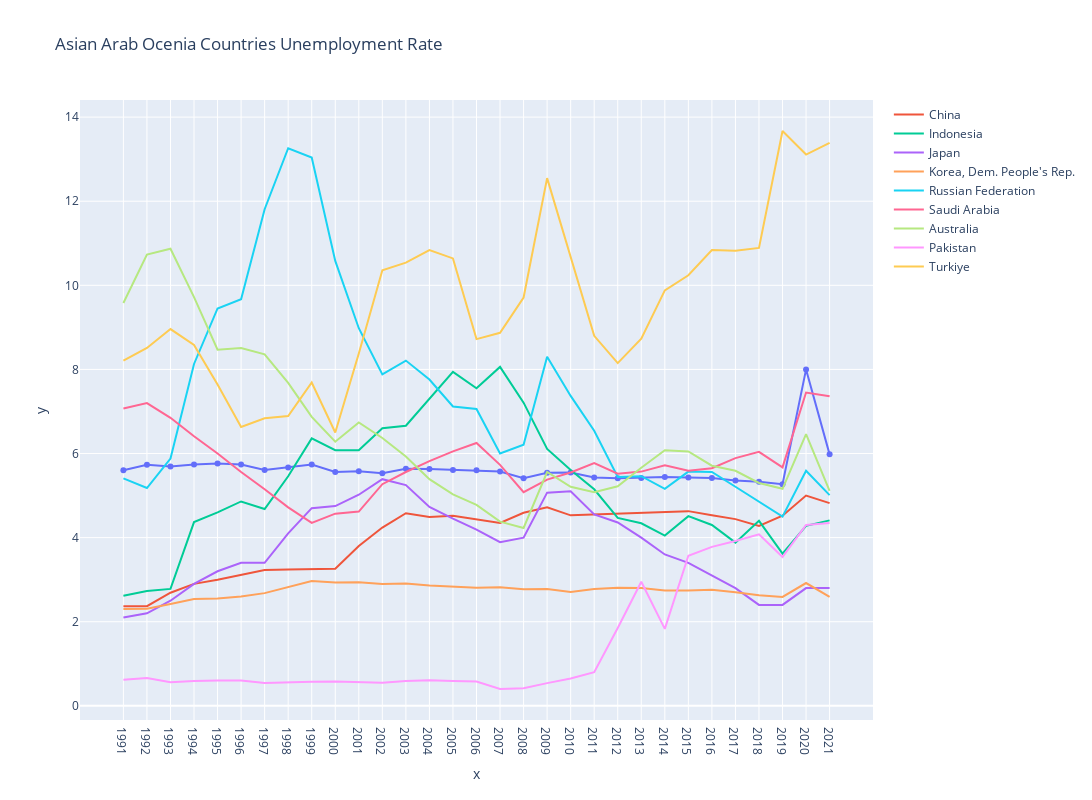

The notebook cell saved with this chart:
### Markdown cell above
**Visualizing the performance of Every country over the years**
**Countries are divided into two half. First consist of asian, ocenia, arab countries. Second part consist of american, europien, african countries.**

### Code cell
#country names in list format
countries=['Argentina','Australia','Brazil','Canada','China','France','Germany','India',
           'Indonesia','Italy','Japan',"Korea, Dem. People's Rep.",'Mexico',
           'Russian Federation','Saudi Arabia','South Africa','Turkiye','United Kingdom','United States','Pakistan']

newnames = {'trace 1':'Australia', 'trace 2': 'Brazil', 'trace 3':'Canada', 'trace 4':'China','trace 5':'France','trace 6':'Germany'}

fig = px.line(x=data_n['year'],y=data_n['India'],markers='India',height=800,width=1500,title='Asian Arab Ocenia Countries Unemployment Rate') #creating a line plot
fig.add_scatter(x=data_n['year'],y=data_n['China'],name='China') #adding line plot to the previous plot
fig.add_scatter(x=data_n['year'],y=data_n['Indonesia'],name='Indonesia')#adding line plot to the previous plot
fig.add_scatter(x=data_n['year'],y=data_n['Japan'],name='Japan')#adding line plot to the previous plot
fig.add_scatter(x=data_n['year'],y=data_n["Korea, Dem. People's Rep."],name="Korea, Dem. People's Rep.")#adding line plot to the previous plot
fig.add_scatter(x=data_n['year'],y=data_n['Russian Federation'],name='Russian Federation')#adding line plot to the previous plot
fig.add_scatter(x=data_n['year'],y=data_n['Saudi Arabia'],name='Saudi Arabia')#adding line plot to the previous plot
fig.add_scatter(x=data_n['year'],y=data_n['Australia'],name='Australia')#adding line plot to the previous plot
fig.add_scatter(x=data_n['year'],y=data_n['Pakistan'],name='Pakistan')#adding line plot to the previous plot
fig.add_scatter(x=data_n['year'],y=data_n['Turkiye'],name='Turkiye')#adding line plot to the previous plot
#fig.for_each_trace(lambda t: t.update(name = newnames[t.name],legendgroup = newnames[t.name],hovertemplate = t.hovertemplate.replace(t.name, newnames[t.name])))
fig.show() #showing the visualization using show

### Figure 1 — Plotly figure (JSON) as saved in the notebook; plotly's stock layout.template omitted (floating-point values rounded to 4 significant figures)
{"data": [{"hovertemplate": "x=%{x}<br>y=%{y}<extra></extra>", "legendgroup": "", "line": {"color": "#636efa", "dash": "solid"}, "marker": {"symbol": "circle"}, "mode": "markers+lines", "name": "", "orientation": "v", "showlegend": false, "type": "scatter", "x": ["1991", "1992", "1993", "1994", "1995", "1996", "1997", "1998", "1999", "2000", "2001", "2002", "2003", "2004", "2005", "2006", "2007", "2008", "2009", "2010", "2011", "2012", "2013", "2014", "2015", "2016", "2017", "2018", "2019", "2020", "2021"], "xaxis": "x", "y": [5.6, 5.73, 5.69, 5.74, 5.76, 5.74, 5.61, 5.67, 5.74, 5.56, 5.58, 5.53, 5.64, 5.63, 5.61, 5.6, 5.57, 5.41, 5.54, 5.55, 5.43, 5.41, 5.42, 5.44, 5.43, 5.42, 5.36, 5.33, 5.27, 8, 5.98], "yaxis": "y"}, {"name": "China", "type": "scatter", "x": ["1991", "1992", "1993", "1994", "1995", "1996", "1997", "1998", "1999", "2000", "2001", "2002", "2003", "2004", "2005", "2006", "2007", "2008", "2009", "2010", "2011", "2012", "2013", "2014", "2015", "2016", "2017", "2018", "2019", "2020", "2021"], "y": [2.37, 2.37, 2.69, 2.9, 3, 3.12, 3.23, 3.24, 3.25, 3.26, 3.8, 4.24, 4.58, 4.49, 4.52, 4.43, 4.35, 4.59, 4.72, 4.53, 4.55, 4.57, 4.59, 4.61, 4.63, 4.53, 4.44, 4.28, 4.52, 5, 4.82]}, {"name": "Indonesia", "type": "scatter", "x": ["1991", "1992", "1993", "1994", "1995", "1996", "1997", "1998", "1999", "2000", "2001", "2002", "2003", "2004", "2005", "2006", "2007", "2008", "2009", "2010", "2011", "2012", "2013", "2014", "2015", "2016", "2017", "2018", "2019", "2020", "2021"], "y": [2.62, 2.73, 2.78, 4.37, 4.6, 4.86, 4.68, 5.46, 6.36, 6.08, 6.08, 6.6, 6.66, 7.3, 7.94, 7.55, 8.06, 7.21, 6.11, 5.61, 5.15, 4.47, 4.34, 4.05, 4.51, 4.3, 3.88, 4.4, 3.62, 4.28, 4.41]}, {"name": "Japan", "type": "scatter", "x": ["1991", "1992", "1993", "1994", "1995", "1996", "1997", "1998", "1999", "2000", "2001", "2002", "2003", "2004", "2005", "2006", "2007", "2008", "2009", "2010", "2011", "2012", "2013", "2014", "2015", "2016", "2017", "2018", "2019", "2020", "2021"], "y": [2.1, 2.2, 2.5, 2.9, 3.2, 3.4, 3.4, 4.1, 4.7, 4.75, 5.02, 5.39, 5.25, 4.73, 4.45, 4.19, 3.89, 4, 5.07, 5.1, 4.55, 4.36, 4, 3.6, 3.4, 3.1, 2.8, 2.4, 2.4, 2.8, 2.8]}, {"name": "Korea, Dem. People's Rep.", "type": "scatter", "x": ["1991", "1992", "1993", "1994", "1995", "1996", "1997", "1998", "1999", "2000", "2001", "2002", "2003", "2004", "2005", "2006", "2007", "2008", "2009", "2010", "2011", "2012", "2013", "2014", "2015", "2016", "2017", "2018", "2019", "2020", "2021"], "y": [2.3, 2.31, 2.42, 2.54, 2.55, 2.6, 2.68, 2.83, 2.97, 2.93, 2.94, 2.9, 2.91, 2.86, 2.84, 2.81, 2.82, 2.77, 2.78, 2.71, 2.78, 2.81, 2.8, 2.74, 2.74, 2.76, 2.7, 2.63, 2.59, 2.92, 2.59]}, {"name": "Russian Federation", "type": "scatter", "x": ["1991", "1992", "1993", "1994", "1995", "1996", "1997", "1998", "1999", "2000", "2001", "2002", "2003", "2004", "2005", "2006", "2007", "2008", "2009", "2010", "2011", "2012", "2013", "2014", "2015", "2016", "2017", "2018", "2019", "2020", "2021"], "y": [5.41, 5.18, 5.88, 8.13, 9.45, 9.67, 11.81, 13.26, 13.04, 10.58, 8.98, 7.88, 8.21, 7.76, 7.12, 7.06, 6, 6.21, 8.3, 7.37, 6.54, 5.44, 5.46, 5.16, 5.57, 5.56, 5.21, 4.85, 4.5, 5.59, 5.01]}, {"name": "Saudi Arabia", "type": "scatter", "x": ["1991", "1992", "1993", "1994", "1995", "1996", "1997", "1998", "1999", "2000", "2001", "2002", "2003", "2004", "2005", "2006", "2007", "2008", "2009", "2010", "2011", "2012", "2013", "2014", "2015", "2016", "2017", "2018", "2019", "2020", "2021"], "y": [7.07, 7.2, 6.85, 6.41, 6, 5.56, 5.15, 4.72, 4.35, 4.57, 4.62, 5.27, 5.56, 5.82, 6.05, 6.25, 5.73, 5.08, 5.38, 5.55, 5.77, 5.52, 5.57, 5.72, 5.59, 5.65, 5.89, 6.04, 5.67, 7.45, 7.36]}, {"name": "Australia", "type": "scatter", "x": ["1991", "1992", "1993", "1994", "1995", "1996", "1997", "1998", "1999", "2000", "2001", "2002", "2003", "2004", "2005", "2006", "2007", "2008", "2009", "2010", "2011", "2012", "2013", "2014", "2015", "2016", "2017", "2018", "2019", "2020", "2021"], "y": [9.58, 10.73, 10.87, 9.72, 8.47, 8.51, 8.36, 7.68, 6.87, 6.28, 6.74, 6.37, 5.93, 5.39, 5.03, 4.78, 4.38, 4.23, 5.56, 5.21, 5.08, 5.22, 5.66, 6.08, 6.05, 5.71, 5.59, 5.3, 5.16, 6.46, 5.11]}, {"name": "Pakistan", "type": "scatter", "x": ["1991", "1992", "1993", "1994", "1995", "1996", "1997", "1998", "1999", "2000", "2001", "2002", "2003", "2004", "2005", "2006", "2007", "2008", "2009", "2010", "2011", "2012", "2013", "2014", "2015", "2016", "2017", "2018", "2019", "2020", "2021"], "y": [0.62, 0.66, 0.56, 0.59, 0.6, 0.6, 0.54, 0.56, 0.57, 0.58, 0.56, 0.55, 0.59, 0.61, 0.59, 0.58, 0.4, 0.42, 0.54, 0.65, 0.8, 1.85, 2.95, 1.83, 3.57, 3.78, 3.92, 4.08, 3.54, 4.3, 4.35]}, {"name": "Turkiye", "type": "scatter", "x": ["1991", "1992", "1993", "1994", "1995", "1996", "1997", "1998", "1999", "2000", "2001", "2002", "2003", "2004", "2005", "2006", "2007", "2008", "2009", "2010", "2011", "2012", "2013", "2014", "2015", "2016", "2017", "2018", "2019", "2020", "2021"], "y": [8.21, 8.51, 8.96, 8.58, 7.64, 6.63, 6.84, 6.89, 7.69, 6.5, 8.38, 10.36, 10.54, 10.84, 10.64, 8.72, 8.87, 9.71, 12.55, 10.66, 8.8, 8.15, 8.73, 9.88, 10.24, 10.84, 10.82, 10.89, 13.67, 13.11, 13.39]}], "layout": {"height": 800, "legend": {"tracegroupgap": 0}, "title": {"text": "Asian Arab Ocenia Countries Unemployment Rate"}, "width": 1500, "xaxis": {"anchor": "y", "domain": [0, 1], "title": {"text": "x"}}, "yaxis": {"anchor": "x", "domain": [0, 1], "title": {"text": "y"}}}}
